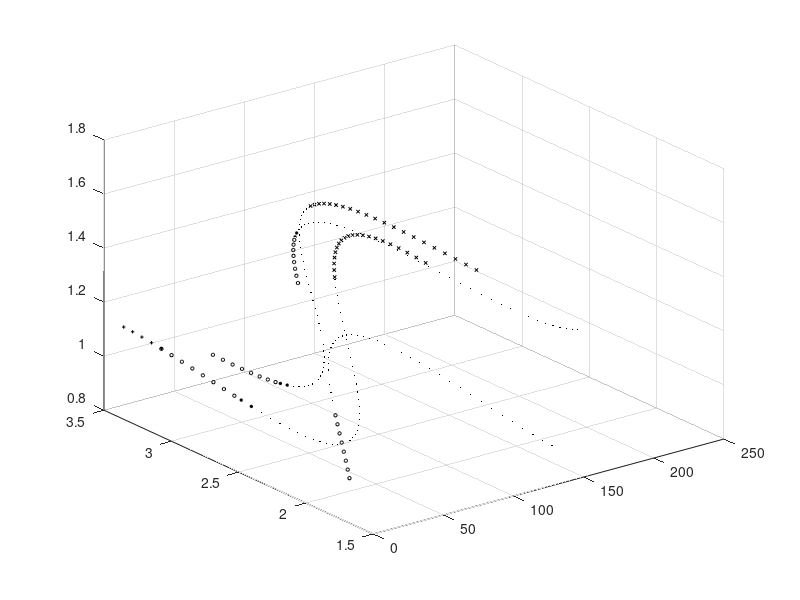

Recreate this plot in MATLAB.
clear;
w=1
s=2

% Z1 = 2000, Z2 =  5000,  Z3 = 30000,  Z4 = 30000 
% Z5 = 10000, Z6 =  20000,  Z7 = 5000,  Z8 = 5000

% %     Sw(1,m) = 2 + 0.5 * sin(m*pi  / 100 );
% %     SD(1,m) = 1.5 + 0.15 * sin(m*pi / 100 );  
% %     Sw(2,m) = 3 + 0.5 * sin(m*pi / 100  +pi);
% %     SD(2,m) = 1.2 + 0.15 * sin(m*pi / 100  +pi);
% %     Sw(3) = 6 + 2 * sin(m*pi / 100  +pi / 2);
% %     SD(3) = 10 + 5 * sin(m*pi / 100  +pi/ 2);
% %     Sw(4) = 10 + 2 * sin(m*pi / 100  + 3*pi / 2);
% %     SD(4) = 20 + 5 * sin(m*pi / 100  +3*pi / 2);
% %     Sw(5) = 1 + 0.2 * sin(m*pi / 100  +pi / 4);
% %     SD(5) = 1 + 0.2 * sin(m*pi / 100  +pi/ 4);
% %     Sw(6) = 1 + 0.2 * sin(m*pi / 100  + 5*pi / 4);
% %     SD(6)= 1 + 0.2 * sin(m*pi / 100  + 5*pi / 4);
% %     Sw(7) = 3 + 0.5 * sin(m*pi / 100  + 3*pi / 4);
% %     SD(7) = 1 + 0.2 * sin(m*pi / 100  + 3*pi / 4);
% %     Sw(8) = 2 + 0.5 * sin(m*pi / 100  + 7*pi / 4);
% %     SD(8) = 1 + 0.2 * sin(m*pi / 100  + 7*pi / 4)


kk=[
    1,    2,	 0.5,		0
    1,	  1.5 ,	 0.15,	0     
    2,	  3 ,	 0.5 ,	pi
    2,	  1.2 ,	 0.15 ,	pi	
    3,	  6 ,	 2 ,	pi / 2
    3,	  10 ,	 5 ,	pi/ 2
    4,	  10 ,	 2 ,	3*pi / 2
    4,	  20 ,	 5 ,	3*pi / 2
    5,	  1 ,	 0.2 ,	pi / 4
    5,	  1 ,	 0.2 ,	pi/ 4
    6,	  1 ,	 0.2 ,	5*pi / 4
    6,	  1 ,	 0.2 ,	5*pi / 4
    7,	  3 ,	 0.5 ,	3*pi / 4
    7,	  1 ,	 0.2 ,	3*pi / 4
    8,	  2 ,	 0.5 ,	7*pi / 4
    8,	  1 ,	 0.2 ,	7*pi / 4
];

 sign={'+','o','*','.','x','s','d','^','v','>','<'};
 x=(1:7:400);
 xx = (x'*ones(1,8))';
 kweb=kk(1:2:16,:);
 kdb=kk(2:2:16,:);
 
%++++++++++++++++++++++++++++++++++++++++++++++++++++++++++++++++++++++++ 
% for i=[1,2,5,6,7,8]
%     q=kweb(i,:);
%     Sw(i,:)=q(2)+q(3)*sin(x*pi/100+q(4))
%     q=kdb(i,:);
%     Sdb(i,:)=q(2)+q(3)*sin(x*pi/100+q(4))
%     scatter3(xx(i,:),Sw(i,:),Sdb(i,:),sign{i});
%     hold on
% end
% xlabel('step sequence','FontSize',16)
% ylabel('web server demand ','FontSize',16)
% zlabel('DB server demand ','FontSize',16)
% 
% h = legend('c1','c2','c5','c6','c7','c8',2);
% set(h,'Interpreter','none')
% % 
% % %waterfall (Sw); figure(gcf)
% % %waterfall (Sdb); figure(gcf)
% % 

%++++++++++++++++++++++++++++++++++++++++++++++++++++++++++++++++++++++++

%0 [c1,c5,c6,c8][c2,c7]
%12 [c1,c2,c7,c8][c5,c6]	
%35 [c1,c2,c7][c5,c6][c8]
%38 [c1,c2,c7,c8][c5,c6]
%147 [c1,c5,c6,c8][c2,c7]
%208 [c1,c2,c7,c8][c5,c6]	
%239 [c1,c2,c7,c8][c5,c6]
%340 [c1,c5,c6,c8][c2,c7]

a= [0 12 35 38 147 208 239 340 424];
b=[1 2 5 6 7 8];

c=[
  2   1 2 2 1   2
  1   1 2 2 1   1
  1   1 2 2 1   2
  1   1 2 2 1   1
  2   1 2 2 1   2 
  1   1 2 2 1   1
  1   1 2 2 1   1
  2   1 2 2 1   2];

color={'r', 'm', 'c', 'r', 'g', 'b', 'g', 'k'};

step=3;

    figure;
%a= [0 424];
axis([-1 424 0 4 0 20])
for cl=[1:1]  %for each cluster
    for i=1:5%length(a)-1 %for each interval
        Sw=[]; Sdb=[];
        classes=b(find(c(i,:)==cl));
        for j=classes %for each class j belonging to our cluster
            
            x=[a(i):step:a(i+1)];      %find the interval
            
            % find the parameters of web-db demand curve for j
            q=kweb(j,:); Sw(j,:)=q(2)+q(3)*sin(x*pi/100+q(4));
            q=kdb(j,:);  Sdb(j,:)=q(2)+q(3)*sin(x*pi/100+q(4));
            scatter3(x,Sw(j,:),Sdb(j,:),6,'k',sign{i});
        end
%        scatter3(x,mean(Sw),mean(Sdb),sign{i});
%        scatter3(x,mean(Sw(classes,:)),mean(Sdb(classes,:)));
        
        %plot(x,y,color{j},'LineWidth',3) %color1(b(j))
        hold on

    end
end

%  [X,Y] = meshgrid(0:.2:4, 0:.2:1.8);                                
%  Z = ones(size(X))*12;                                       
%  surf(X,Y,Z)
%++++++++++++++++++++++++++++++++++++++++++++++++++++++++++++++++++++++++++++++++
% 0  [c2,c7]
% 12[c1,c2,c7,c8]
% 35[c1,c2,c7]
% 38[c1,c2,c7,c8]
% 147[c2,c7]
% 208[c1,c2,c7,c8]
% 239[c1,c2,c7,c8]
% 340[c2,c7]

% a= [0 12 35 38 147 208 239 340 424];
% b=[1 2 7 8];
% c=[
%   0   1   1   0
%   1   1   1   1
%   1   1   1   0
%   1   1   1   1
%   0   1   1   0 
%   1   1   1   1
%   1   1   1   1
%   0   1   1   0];
% color={'r', 'm', 'c', 'r', 'g', 'b', 'g', 'k'};
% 
% figure
% axis([-1 424 0 4])
% for i=1:length(a)-1 %for each interval
%     disp({int2str(b(find(c(i,:)==1))), a(i) , a(i+1)});
%     
%     for j=b(find(c(i,:)==1)) %for each class j belonging to our cluster
%         q=kweb(j,:);     % find the parameters of web demand curve for i
%         x=[a(i):a(i+1)];    %find the interval
%         y=q(2)+q(3)*sin(x*pi/100+q(4)); %find the curve
%         color(j)
%         plot(x,y,color{j},'LineWidth',3) %color1(b(j))
%         hold on
%     end
% end
% %     text(30,2,'\leftarrow c8', 'HorizontalAlignment','left');
% %     text(30,3,'\leftarrow c2')
% %     text(130,3,'\leftarrow c7')
% %     text(120,0.5,'\leftarrow c1')
% 
% % xlabel('step sequence','FontSize',16)
% % ylabel('web server demand ','FontSize',16)
% % h = legend('c1','c2','c5','c6','c7','c8',2);
% 
% % axis([-1 424 0 4])

%+++++++++++++++++++++++++++++++++++++++++++++++++++++++++++++++++++++++++
